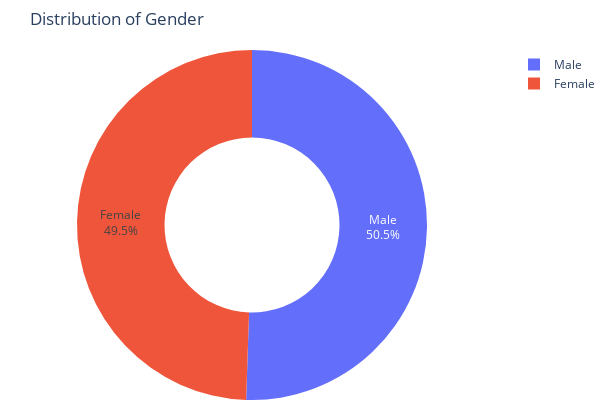
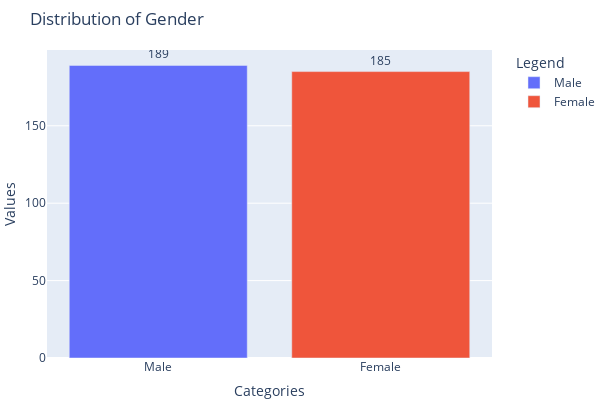

Notebook code for these charts, in order:
### Markdown cell above
##### A) Donut Chart for **"GENDER"**

### Code cell
# Create and show a donut chart for Gender distribution
create_donut_chart(
    labels=df1['Gender'].value_counts().index,
    values=df1['Gender'].value_counts(),
    title='Distribution of Gender'
)

# Create and show a bar chart for Gender distribution
create_bar_chart(
    labels=df1['Gender'].value_counts().index,
    values=df1['Gender'].value_counts(),
    title='Distribution of Gender'
)

### Figure 1 — Plotly figure (JSON) as saved in the notebook; plotly's stock layout.template omitted (floating-point values rounded to 4 significant figures)
{"data": [{"hole": 0.5, "labels": ["Male", "Female"], "textinfo": "percent+label", "type": "pie", "values": [189, 185]}], "layout": {"height": 400, "margin": {"b": 0, "l": 0, "r": 0, "t": 50}, "showlegend": true, "title": {"text": "Distribution of Gender"}, "width": 600}}

### Figure 2 — Plotly figure (JSON) as saved in the notebook; plotly's stock layout.template omitted (floating-point values rounded to 4 significant figures)
{"data": [{"name": "Male", "text": ["189"], "textposition": "outside", "type": "bar", "x": ["Male"], "y": [189]}, {"name": "Female", "text": ["185"], "textposition": "outside", "type": "bar", "x": ["Female"], "y": [185]}], "layout": {"height": 400, "legend": {"orientation": "v", "title": {"text": "Legend"}, "traceorder": "normal", "x": 1.05, "y": 1}, "margin": {"b": 0, "l": 0, "r": 0, "t": 50}, "title": {"text": "Distribution of Gender"}, "width": 600, "xaxis": {"title": {"text": "Categories"}}, "yaxis": {"title": {"text": "Values"}}}}
